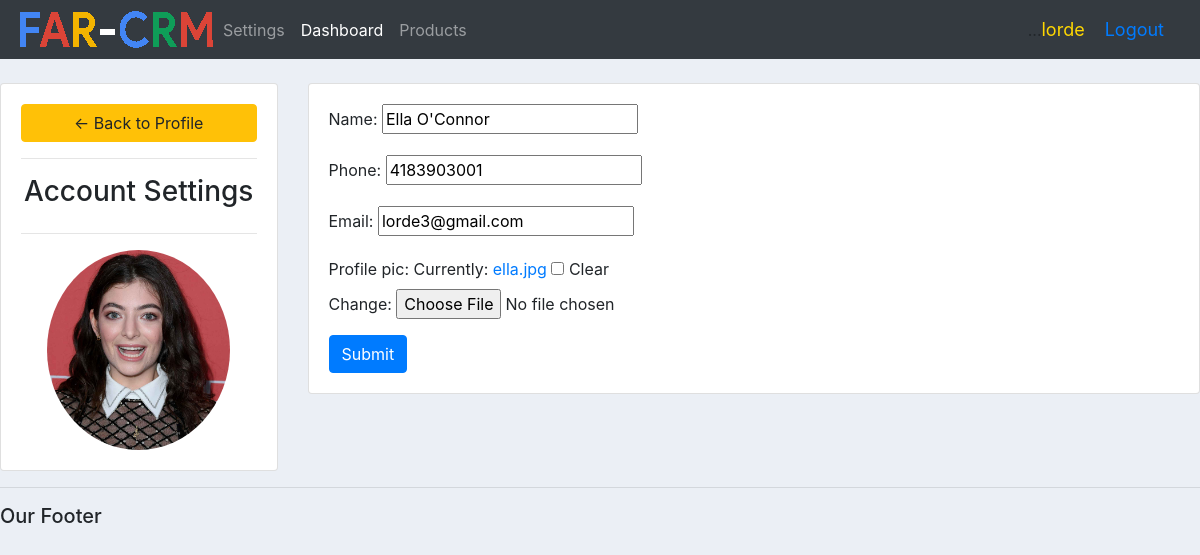
/account/ (signed in), run on the app's committed database.
### accounts/models.py (models this page shows, shortened)
class Customer(models.Model):
    user = models.OneToOneField(
        User, null=True, blank=True, on_delete=models.CASCADE)
    name = models.CharField(max_length=200, null=True)
    phone = models.CharField(max_length=200, null=True)
    email = models.CharField(max_length=200, null=True)
    profile_pic = models.ImageField(
        default="default.png", null=True, blank=True)
    date_created = models.DateTimeField(auto_now_add=True, null=True)

### accounts/decorators.py (the view)
        def wrapper_func(request, *args, **kwargs):
            group = None
            if request.user.groups.exists():
                group = request.user.groups.all()[0].name
            if group in allowed_roles:
                return view_func(request, *args, **kwargs)
            else:
                return HttpResponse('You are not authorized to view this page.')

### accounts/forms.py
class CustomerForm(ModelForm):
    class Meta:
        model = Customer
        fields = '__all__'
        exclude = ['user']

### accounts/views.py (called while the page is built)
@login_required(login_url='login')
@allowed_users(allowed_roles=['customer'])
def accountSettings(request):
    customer = request.user.customer
    form = CustomerForm(instance=customer)
    if request.method == 'POST':
        form = CustomerForm(request.POST, request.FILES, instance=customer)
        if form.is_valid():
            form.save()
    context = {'form': form}
    return render(request, 'accounts/account_settings.html', context)

### accounts/templates/accounts/account_settings.html (shortened to what this page needs)
{% extends 'accounts/main.html' %} {% load static %} {% block content %}
<br />
<div class="row">
  <div class="col-md-3">
    <div class="card card-body">
      <a class="btn btn-warning" href="{% url 'home' %}">
        &#8592; Back to Profile</a
      >
      <hr />
      <h3 style="text-align: center">Account Settings</h3>
      <hr />
      <img class="profile-pic" src="
      {{request.user.customer.profile_pic.url}}" >
    </div>
  </div>
  <div class="col-md-9">
    <div class="card card-body">
      <form method="POST" action="" enctype="multipart/form-data">
        {{form.as_p}}
        <input
          class="btn btn-primary"
          type="submit"
          name="Update Information"
          value="Submit"
        />
      </form>
    </div>
  </div>
</div>
{% endblock %}

### accounts/templates/accounts/navbar.html (shortened to what this page needs)
{% load static %}
<nav class="navbar navbar-expand-lg navbar-dark bg-dark">
    <img src="{% static 'images/farcrm.png' %}"/>
    <div class="collapse navbar-collapse" id="navbarSupportedContent">
      <ul class="navbar-nav mr-auto">
        <div class="collapse navbar-collapse" id="navbarNav">
          <ul class="navbar-nav">
            {% if request.user.is_staff %}
            <li class="nav-item active">
            </li>
            <li class="nav-item">
            </li>
            {% else %}
            <li class="nav-item">
              <a class="nav-link" href="{% url 'account' %}">Settings</a>
            </li>
            {% endif %}
                </ul>
        </div>
        <li class="nav-item active">
          <a class="nav-link" href="{% url 'home' %}">Dashboard <span class="sr-only">(current)</span></a>
        </li>
        <li class="nav-item">
          <a class="nav-link" href="{% url 'products' %}">Products</a>
        </li>
      </ul>
    </div>
    ...
      <span class="user-logout">{{request.user}}</span>
      <span class="user-logout"><a href="{% url 'logout' %}">Logout</a></span>
    </nav>

### static/css/main.css (style rules this page uses)
body { background-color: #ebeff5; }

### accounts/templates/accounts/navbar.html (style rules this page uses)
a:link { text-decoration: none; }
.user-logout { font-size: 18px; color:gold; margin-right: 20px; }

### accounts/templates/accounts/account_settings.html (style rules this page uses)
.profile-pic { max-width: 200px; max-height: 200px; margin: 0 auto; border-radius: 50%; }

### data on the page
Customer: name "Ella O'Connor", phone "4183903001", email "lorde3@gmail.com"

### other printed values
{{ request.user }} "lorde"
